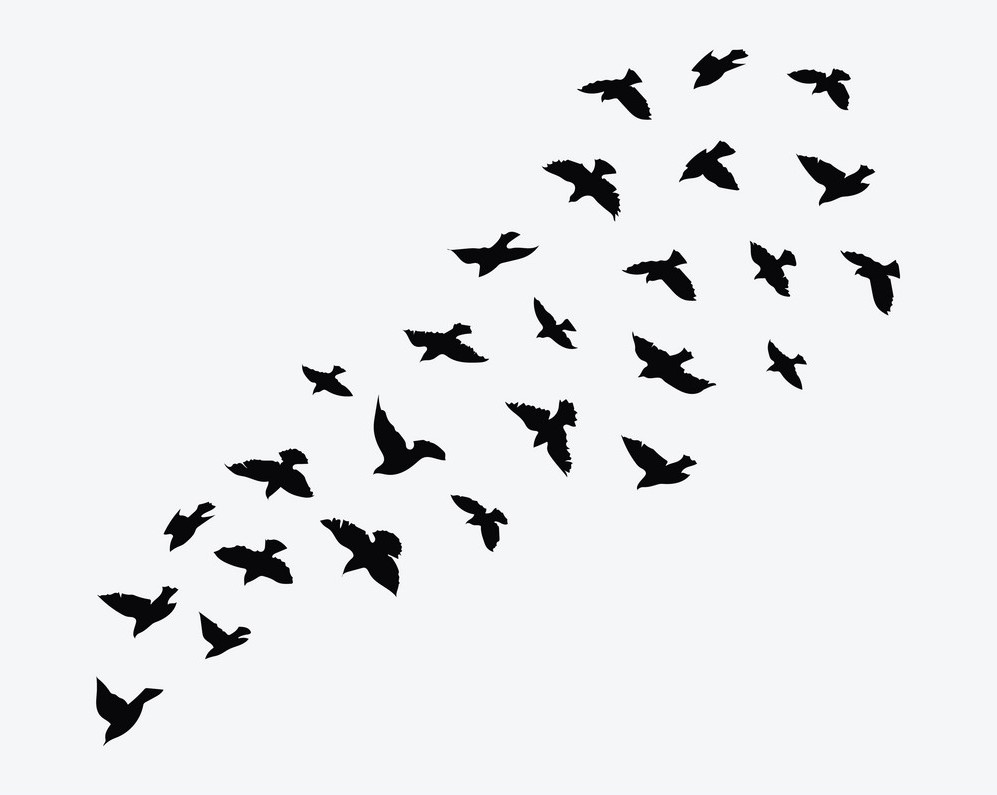
#> input picture image/18223995.jpg, 997 x 795 px
$ python CountObject.py
#> lines starting #> are read from the running program, lines starting #| are printed output that depends on the picture; after the words box and inside, x2 and y2 are one past the last pixel; in counts of white or black regions, pixels touching at a corner belong together
import numpy as np
import cv2
import matplotlib.pyplot as plt

# [9 lines of commented-out code are left out]
image = cv2.imread('image/18223995.jpg', 1)
#> image is the input picture: shape (795, 997, 3); mean B, G, R 236, 234, 233.1
# image = cv2.imread('image/Tolentino-Cats.jpg', 1)

image = cv2.cvtColor(image, cv2.COLOR_BGR2RGB)

grayImage = cv2.cvtColor(image, cv2.COLOR_BGR2GRAY)
gray_correct = np.array(255 * (grayImage / 255) ** 1.2 , dtype='uint8')

img_equal_hist = cv2.equalizeHist(grayImage)

# Local adaptative threshold use gray correct
# cv2.THRESH_BINARY: If pixel intensity is greater than the set threshold, value set to 255, else set to 0 (black).
# cv2.THRESH_BINARY_INV: Inverted or Opposite case of cv2.THRESH_BINARY.
# cv.THRESH_TRUNC: If pixel intensity value is greater than threshold, it is truncated to the threshold. The pixel values are set to be the same as the threshold. All other values remain the same.
# cv.THRESH_TOZERO: Pixel intensity is set to 0, for all the pixels intensity, less than the threshold value.
# cv.THRESH_TOZERO_INV: Inverted or Opposite case of cv2.THRESH_TOZERO.

thresh = cv2.adaptiveThreshold(grayImage, 255, cv2.ADAPTIVE_THRESH_GAUSSIAN_C, cv2.THRESH_BINARY_INV, 199, 10)
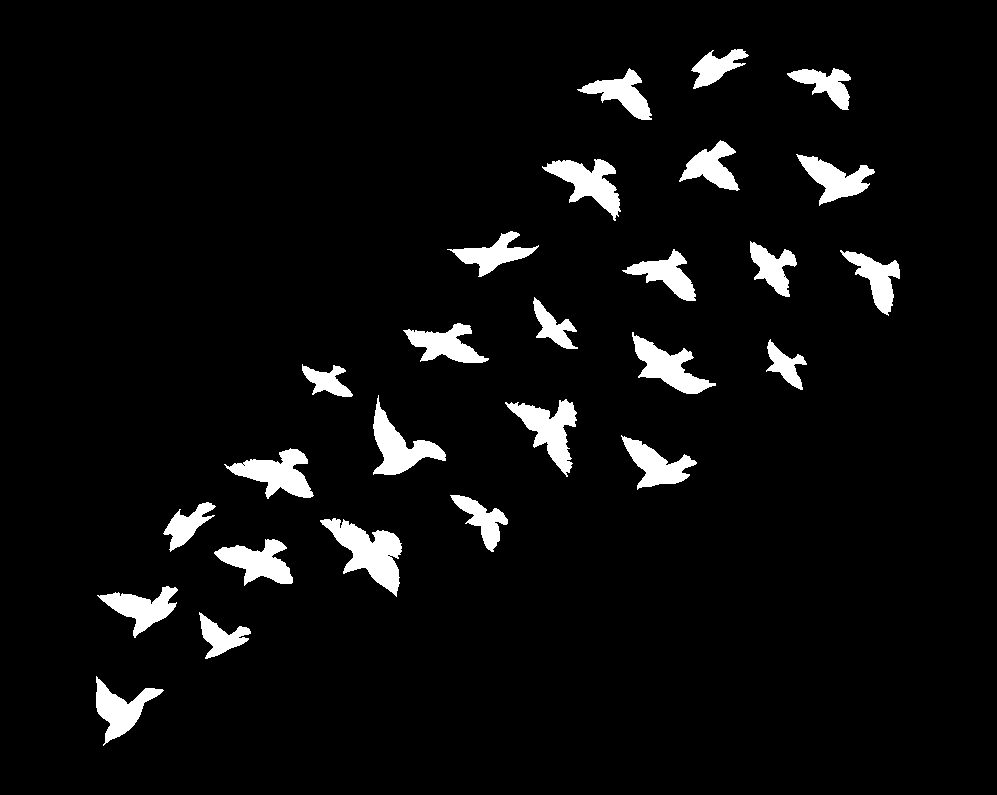
#> thresh: shape (795, 997); 5.2% white; 26 white regions, largest, box (x1, y1, x2, y2) and area: (320, 518, 402, 597) 2884, (505, 399, 577, 477) 2261, (373, 395, 446, 475) 2190
# [6 lines of commented-out code are left out]
kernel = np.ones((15, 15), np.uint8)

img_dilation = cv2.dilate(thresh, kernel, iterations=1)
#> img_dilation: shape (795, 997); 12.3% white; 26 white regions, largest, box (x1, y1, x2, y2) and area: (313, 511, 409, 604) 5689, (498, 392, 584, 484) 4977, (366, 388, 453, 482) 4790
img_erode = cv2.erode(img_dilation, kernel, iterations=1)
#> img_erode: shape (795, 997); 5.8% white; 26 white regions, largest, box (x1, y1, x2, y2) and area: (320, 518, 402, 597) 3113, (505, 399, 577, 477) 2513, (542, 159, 621, 221) 2420

# clean all noise after dilatation and erosion
# image_after_erode_dilation = cv2.medianBlur(img_dilation, 7)
image_after_erode_dilation = cv2.medianBlur(img_erode, 7)
#> image_after_erode_dilation: shape (795, 997); 5.7% white; 26 white regions, largest, box (x1, y1, x2, y2) and area: (322, 519, 402, 594) 3095, (507, 400, 577, 475) 2497, (544, 159, 620, 218) 2400


# Labeling
ret2, labels = cv2.connectedComponents(image_after_erode_dilation)
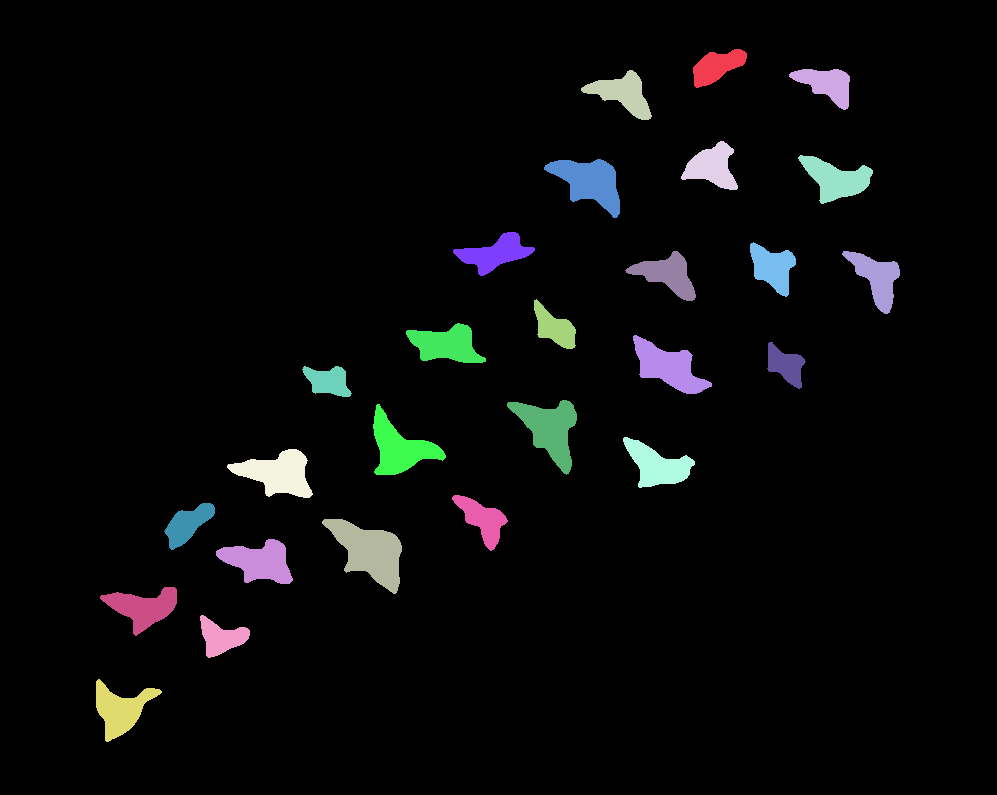
#> labels: shape (795, 997) int32; 27 distinct labels, from 0 to 26; one colour per label, 0 black
#> ret2 = 27
label_hue = np.uint8(179 * labels / np.max(labels))
blank_ch = 255 * np.ones_like(label_hue)
labeled_img = cv2.merge([label_hue, blank_ch, blank_ch])
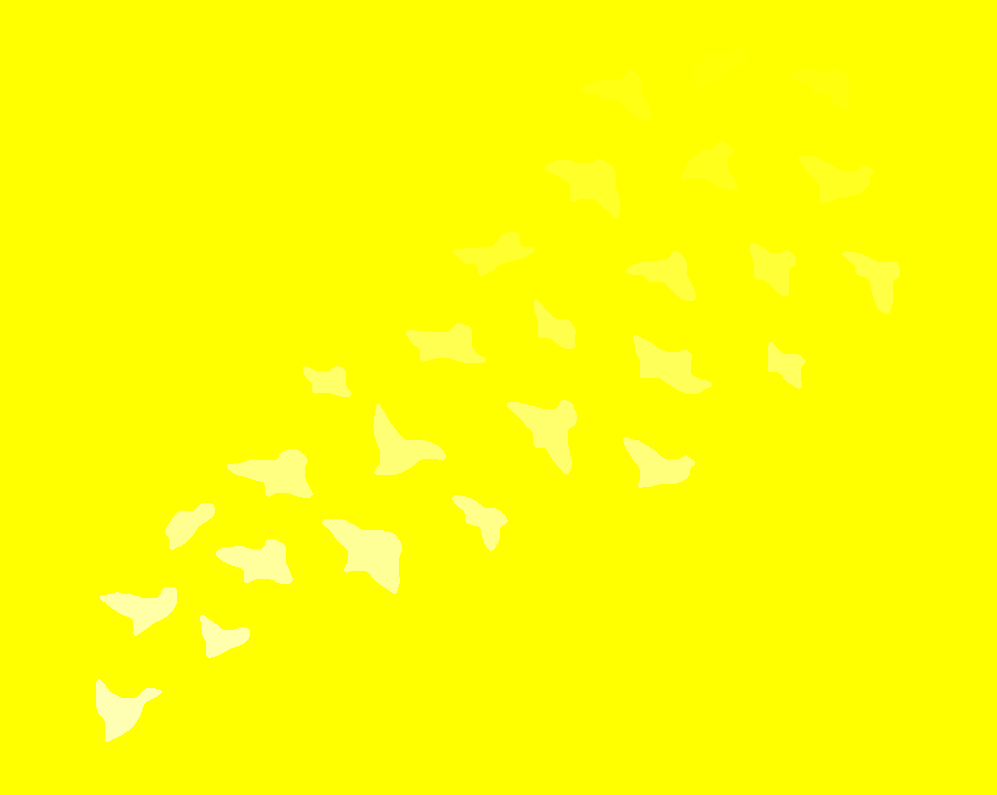
#> labeled_img: shape (795, 997, 3); mean of channels 0, 1, 2 5.5, 255, 255; drawn as B, G, R
labeled_img = cv2.cvtColor(labeled_img, cv2.COLOR_HSV2BGR)
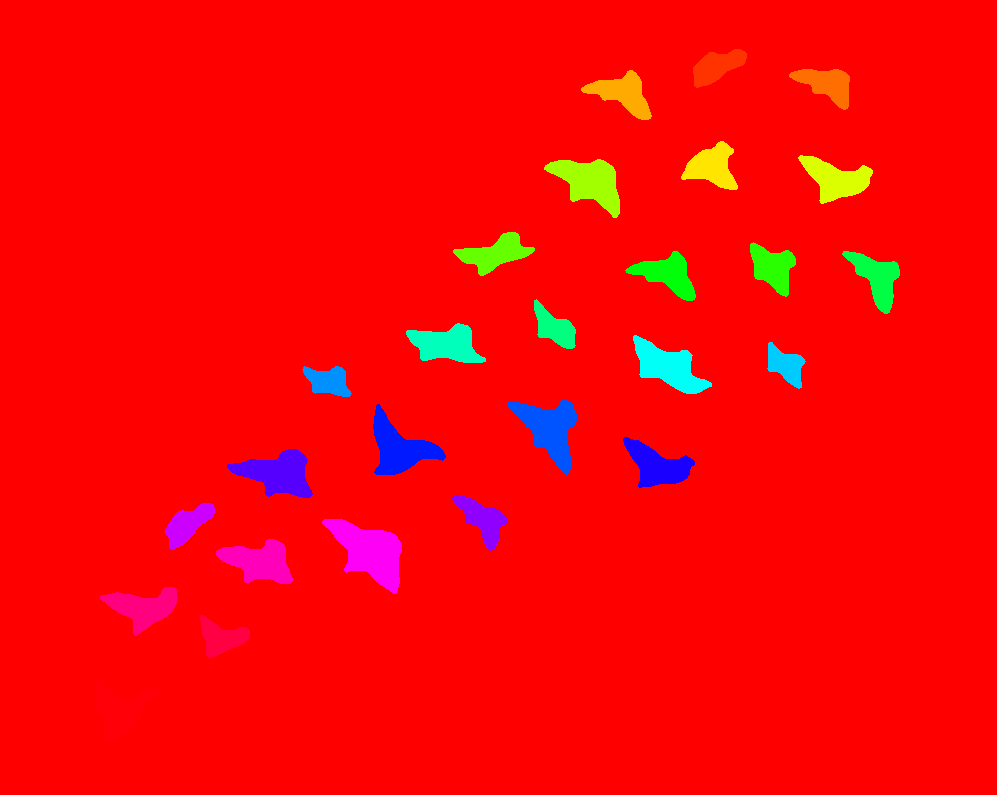
#> labeled_img: shape (795, 997, 3); mean B, G, R 7.7, 6.9, 247.7
labeled_img[label_hue == 0] = 0
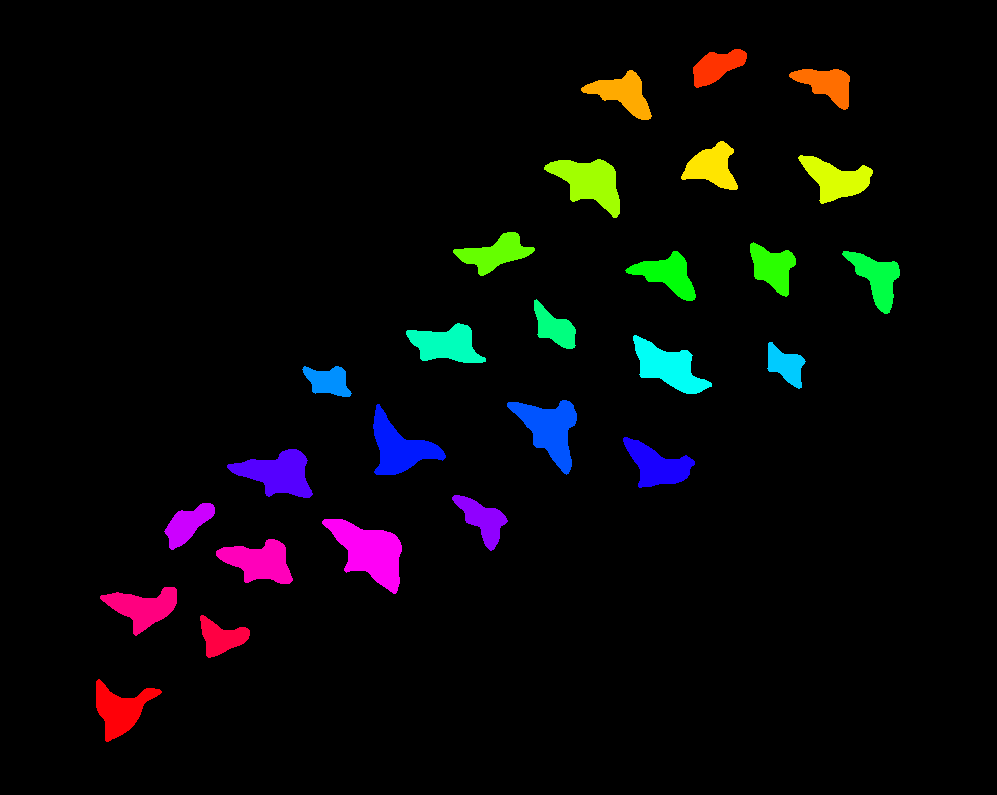
#> labeled_img: shape (795, 997, 3); mean B, G, R 7.7, 6.9, 7.2

f, axes = plt.subplots(2, 3, figsize=(25, 10))
axes[0][0].imshow(image)
axes[0][0].set_title('origin')
axes[0][1].imshow(grayImage, cmap="gray", vmin=0, vmax=255)
axes[0][1].set_title('Grayscale image')
axes[0][2].imshow(img_equal_hist, cmap="gray", vmin=0, vmax=255)
axes[0][2].set_title('Histogram qualization')
axes[1][0].imshow(thresh, cmap="gray", vmin=0, vmax=255)
axes[1][0].set_title('Threshold')
# axes[1][1].imshow(img_dilation, cmap="gray", vmin=0, vmax=255)
axes[1][1].imshow(image_after_erode_dilation, cmap="gray", vmin=0, vmax=255)
axes[1][1].set_title('Dilatation + erosion')
axes[1][2].imshow(labeled_img)
axes[1][2].set_title('Objects counted:' + str(ret2 - 1))
plt.show()
#> figure, not shown here; B, G, R data is drawn as R, G, B
